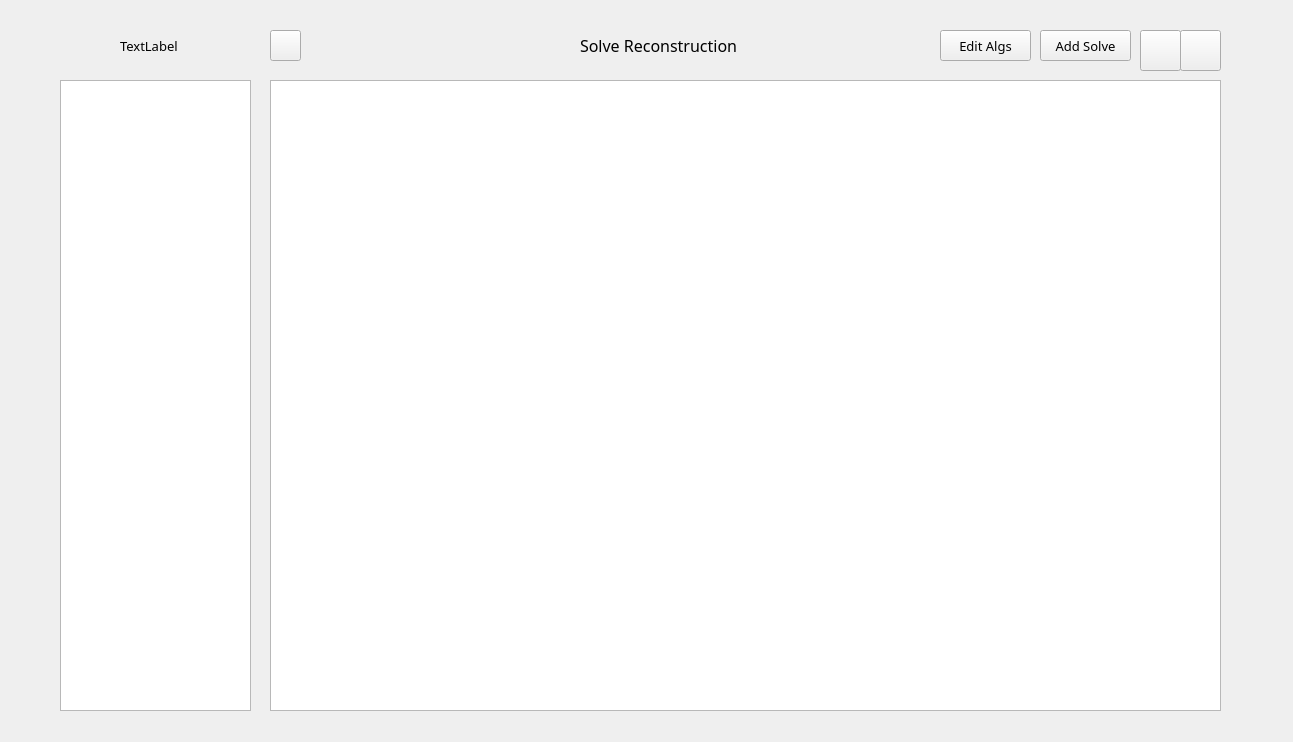
<?xml version="1.0" encoding="UTF-8"?>
<ui version="4.0">
 <class>MainWindow</class>
 <widget class="QMainWindow" name="MainWindow">
  <property name="geometry">
   <rect>
    <x>0</x>
    <y>0</y>
    <width>1293</width>
    <height>742</height>
   </rect>
  </property>
  <property name="windowTitle">
   <string>MainWindow</string>
  </property>
  <widget class="QWidget" name="centralwidget">
   <widget class="QWidget" name="widget" native="true">
    <property name="geometry">
     <rect>
      <x>50</x>
      <y>20</y>
      <width>1181</width>
      <height>51</height>
     </rect>
    </property>
    <widget class="QPushButton" name="minButton">
     <property name="geometry">
      <rect>
       <x>1090</x>
       <y>10</y>
       <width>41</width>
       <height>41</height>
      </rect>
     </property>
     <property name="text">
      <string/>
     </property>
    </widget>
    <widget class="QPushButton" name="closeButton">
     <property name="geometry">
      <rect>
       <x>1130</x>
       <y>10</y>
       <width>41</width>
       <height>41</height>
      </rect>
     </property>
     <property name="text">
      <string/>
     </property>
    </widget>
    <widget class="QLabel" name="logo">
     <property name="geometry">
      <rect>
       <x>20</x>
       <y>10</y>
       <width>31</width>
       <height>31</height>
      </rect>
     </property>
     <property name="text">
      <string/>
     </property>
    </widget>
    <widget class="QLabel" name="id">
     <property name="geometry">
      <rect>
       <x>70</x>
       <y>10</y>
       <width>141</width>
       <height>31</height>
      </rect>
     </property>
     <property name="font">
      <font>
       <family>Microsoft YaHei</family>
       <pointsize>10</pointsize>
      </font>
     </property>
     <property name="text">
      <string>TextLabel</string>
     </property>
    </widget>
    <widget class="QPushButton" name="add_btn">
     <property name="geometry">
      <rect>
       <x>990</x>
       <y>10</y>
       <width>91</width>
       <height>31</height>
      </rect>
     </property>
     <property name="font">
      <font>
       <family>Microsoft YaHei</family>
       <pointsize>10</pointsize>
       <weight>50</weight>
       <bold>false</bold>
      </font>
     </property>
     <property name="text">
      <string>Add Solve</string>
     </property>
    </widget>
    <widget class="QLabel" name="title">
     <property name="geometry">
      <rect>
       <x>530</x>
       <y>10</y>
       <width>171</width>
       <height>31</height>
      </rect>
     </property>
     <property name="font">
      <font>
       <family>Microsoft YaHei</family>
       <pointsize>12</pointsize>
      </font>
     </property>
     <property name="text">
      <string>Solve Reconstruction</string>
     </property>
    </widget>
    <widget class="QPushButton" name="edit_btn">
     <property name="geometry">
      <rect>
       <x>890</x>
       <y>10</y>
       <width>91</width>
       <height>31</height>
      </rect>
     </property>
     <property name="font">
      <font>
       <family>Microsoft YaHei</family>
       <pointsize>10</pointsize>
       <weight>50</weight>
       <bold>false</bold>
      </font>
     </property>
     <property name="text">
      <string>Edit Algs</string>
     </property>
    </widget>
    <widget class="QPushButton" name="refresh_btn">
     <property name="geometry">
      <rect>
       <x>220</x>
       <y>10</y>
       <width>31</width>
       <height>31</height>
      </rect>
     </property>
     <property name="text">
      <string/>
     </property>
    </widget>
   </widget>
   <widget class="QWidget" name="widget_2" native="true">
    <property name="geometry">
     <rect>
      <x>50</x>
      <y>70</y>
      <width>211</width>
      <height>651</height>
     </rect>
    </property>
    <widget class="QTableWidget" name="contents_table">
     <property name="geometry">
      <rect>
       <x>10</x>
       <y>10</y>
       <width>191</width>
       <height>631</height>
      </rect>
     </property>
    </widget>
   </widget>
   <widget class="QWidget" name="widget_3" native="true">
    <property name="geometry">
     <rect>
      <x>260</x>
      <y>70</y>
      <width>971</width>
      <height>651</height>
     </rect>
    </property>
    <widget class="QStackedWidget" name="stackedWidget">
     <property name="geometry">
      <rect>
       <x>10</x>
       <y>10</y>
       <width>951</width>
       <height>631</height>
      </rect>
     </property>
     <property name="currentIndex">
      <number>0</number>
     </property>
     <widget class="QWidget" name="page">
      <widget class="QTableWidget" name="tableWidget">
       <property name="geometry">
        <rect>
         <x>0</x>
         <y>0</y>
         <width>951</width>
         <height>631</height>
        </rect>
       </property>
      </widget>
     </widget>
     <widget class="QWidget" name="page_2">
      <widget class="QTableWidget" name="tableWidget_2">
       <property name="geometry">
        <rect>
         <x>0</x>
         <y>0</y>
         <width>951</width>
         <height>631</height>
        </rect>
       </property>
      </widget>
     </widget>
    </widget>
   </widget>
  </widget>
 </widget>
 <resources/>
 <connections/>
</ui>
